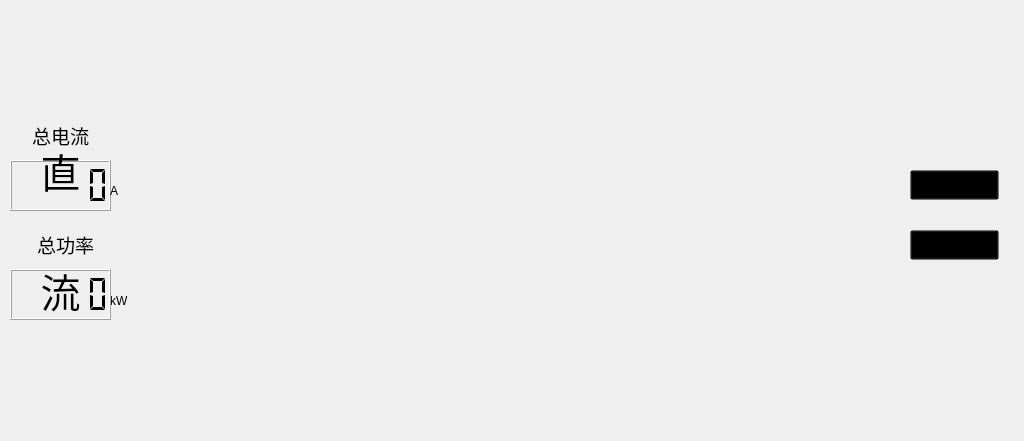
<?xml version="1.0" encoding="UTF-8"?>
<ui version="4.0">
 <class>HomeWid</class>
 <widget class="QWidget" name="HomeWid">
  <property name="geometry">
   <rect>
    <x>0</x>
    <y>0</y>
    <width>1024</width>
    <height>441</height>
   </rect>
  </property>
  <property name="windowTitle">
   <string>Form</string>
  </property>
  <widget class="QWidget" name="widget_1" native="true">
   <property name="geometry">
    <rect>
     <x>230</x>
     <y>54</y>
     <width>96</width>
     <height>96</height>
    </rect>
   </property>
   <property name="styleSheet">
    <string notr="true"/>
   </property>
  </widget>
  <widget class="QWidget" name="widget_2" native="true">
   <property name="geometry">
    <rect>
     <x>230</x>
     <y>300</y>
     <width>96</width>
     <height>96</height>
    </rect>
   </property>
   <property name="styleSheet">
    <string notr="true"/>
   </property>
  </widget>
  <widget class="QWidget" name="widget_3" native="true">
   <property name="geometry">
    <rect>
     <x>510</x>
     <y>54</y>
     <width>96</width>
     <height>96</height>
    </rect>
   </property>
   <property name="styleSheet">
    <string notr="true"/>
   </property>
  </widget>
  <widget class="QWidget" name="widget_4" native="true">
   <property name="geometry">
    <rect>
     <x>510</x>
     <y>300</y>
     <width>96</width>
     <height>96</height>
    </rect>
   </property>
   <property name="styleSheet">
    <string notr="true"/>
   </property>
  </widget>
  <widget class="QWidget" name="widget_5" native="true">
   <property name="geometry">
    <rect>
     <x>690</x>
     <y>0</y>
     <width>96</width>
     <height>96</height>
    </rect>
   </property>
   <property name="styleSheet">
    <string notr="true"/>
   </property>
  </widget>
  <widget class="QWidget" name="widget_6" native="true">
   <property name="geometry">
    <rect>
     <x>830</x>
     <y>60</y>
     <width>96</width>
     <height>96</height>
    </rect>
   </property>
   <property name="styleSheet">
    <string notr="true"/>
   </property>
  </widget>
  <widget class="QWidget" name="widget_7" native="true">
   <property name="geometry">
    <rect>
     <x>670</x>
     <y>54</y>
     <width>96</width>
     <height>96</height>
    </rect>
   </property>
   <property name="styleSheet">
    <string notr="true"/>
   </property>
  </widget>
  <widget class="QWidget" name="widget_8" native="true">
   <property name="geometry">
    <rect>
     <x>670</x>
     <y>300</y>
     <width>96</width>
     <height>96</height>
    </rect>
   </property>
   <property name="styleSheet">
    <string notr="true"/>
   </property>
  </widget>
  <widget class="QWidget" name="widget_9" native="true">
   <property name="geometry">
    <rect>
     <x>820</x>
     <y>180</y>
     <width>96</width>
     <height>96</height>
    </rect>
   </property>
   <property name="styleSheet">
    <string notr="true"/>
   </property>
   <zorder>widget_5</zorder>
  </widget>
  <widget class="QWidget" name="widget_10" native="true">
   <property name="geometry">
    <rect>
     <x>820</x>
     <y>300</y>
     <width>96</width>
     <height>96</height>
    </rect>
   </property>
   <property name="styleSheet">
    <string notr="true"/>
   </property>
  </widget>
  <widget class="QPushButton" name="downBtn">
   <property name="geometry">
    <rect>
     <x>910</x>
     <y>230</y>
     <width>89</width>
     <height>30</height>
    </rect>
   </property>
   <property name="styleSheet">
    <string notr="true">background-color: transparent;</string>
   </property>
   <property name="text">
    <string/>
   </property>
   <property name="icon">
    <iconset resource="../images.qrc">
     <normaloff>:/new/prefix1/image/next.png</normaloff>:/new/prefix1/image/next.png</iconset>
   </property>
   <property name="iconSize">
    <size>
     <width>89</width>
     <height>30</height>
    </size>
   </property>
  </widget>
  <widget class="QPushButton" name="upBtn">
   <property name="geometry">
    <rect>
     <x>910</x>
     <y>170</y>
     <width>89</width>
     <height>30</height>
    </rect>
   </property>
   <property name="styleSheet">
    <string notr="true">background-color: transparent;</string>
   </property>
   <property name="text">
    <string/>
   </property>
   <property name="icon">
    <iconset resource="../images.qrc">
     <normaloff>:/new/prefix1/image/last.png</normaloff>:/new/prefix1/image/last.png</iconset>
   </property>
   <property name="iconSize">
    <size>
     <width>89</width>
     <height>30</height>
    </size>
   </property>
  </widget>
  <widget class="QLabel" name="label">
   <property name="geometry">
    <rect>
     <x>20</x>
     <y>120</y>
     <width>81</width>
     <height>31</height>
    </rect>
   </property>
   <property name="font">
    <font>
     <family>AR PL UKai CN</family>
     <pointsize>14</pointsize>
     <weight>50</weight>
     <bold>false</bold>
     <stylestrategy>PreferAntialias</stylestrategy>
    </font>
   </property>
   <property name="text">
    <string>总电流</string>
   </property>
   <property name="alignment">
    <set>Qt::AlignCenter</set>
   </property>
  </widget>
  <widget class="QLabel" name="label_2">
   <property name="geometry">
    <rect>
     <x>20</x>
     <y>229</y>
     <width>91</width>
     <height>31</height>
    </rect>
   </property>
   <property name="font">
    <font>
     <family>AR PL UKai CN</family>
     <pointsize>14</pointsize>
     <weight>50</weight>
     <bold>false</bold>
    </font>
   </property>
   <property name="text">
    <string>总功率</string>
   </property>
   <property name="alignment">
    <set>Qt::AlignCenter</set>
   </property>
  </widget>
  <widget class="QLCDNumber" name="curLcd">
   <property name="geometry">
    <rect>
     <x>10</x>
     <y>160</y>
     <width>101</width>
     <height>51</height>
    </rect>
   </property>
   <property name="font">
    <font>
     <pointsize>12</pointsize>
     <weight>75</weight>
     <bold>true</bold>
    </font>
   </property>
   <property name="segmentStyle">
    <enum>QLCDNumber::Flat</enum>
   </property>
  </widget>
  <widget class="QLabel" name="label_3">
   <property name="geometry">
    <rect>
     <x>110</x>
     <y>180</y>
     <width>21</width>
     <height>21</height>
    </rect>
   </property>
   <property name="text">
    <string>A</string>
   </property>
  </widget>
  <widget class="QLabel" name="label_4">
   <property name="geometry">
    <rect>
     <x>110</x>
     <y>290</y>
     <width>41</width>
     <height>21</height>
    </rect>
   </property>
   <property name="text">
    <string>kW</string>
   </property>
  </widget>
  <widget class="QLCDNumber" name="powLcd">
   <property name="geometry">
    <rect>
     <x>10</x>
     <y>269</y>
     <width>101</width>
     <height>51</height>
    </rect>
   </property>
   <property name="font">
    <font>
     <weight>75</weight>
     <bold>true</bold>
    </font>
   </property>
   <property name="segmentStyle">
    <enum>QLCDNumber::Flat</enum>
   </property>
  </widget>
  <widget class="QWidget" name="widget" native="true">
   <property name="geometry">
    <rect>
     <x>130</x>
     <y>130</y>
     <width>691</width>
     <height>191</height>
    </rect>
   </property>
   <property name="styleSheet">
    <string notr="true">border-image: url(:/new/prefix1/image/branchs.png);</string>
   </property>
  </widget>
  <widget class="QLabel" name="name1">
   <property name="geometry">
    <rect>
     <x>10</x>
     <y>120</y>
     <width>101</width>
     <height>101</height>
    </rect>
   </property>
   <property name="font">
    <font>
     <family>Ubuntu</family>
     <pointsize>30</pointsize>
     <weight>7</weight>
     <italic>false</italic>
     <bold>false</bold>
    </font>
   </property>
   <property name="styleSheet">
    <string notr="true">font: 57 30pt &quot;Ubuntu&quot;;</string>
   </property>
   <property name="lineWidth">
    <number>1</number>
   </property>
   <property name="text">
    <string>直</string>
   </property>
   <property name="alignment">
    <set>Qt::AlignCenter</set>
   </property>
  </widget>
  <widget class="QLabel" name="name2">
   <property name="geometry">
    <rect>
     <x>10</x>
     <y>240</y>
     <width>101</width>
     <height>101</height>
    </rect>
   </property>
   <property name="font">
    <font>
     <family>Ubuntu</family>
     <pointsize>30</pointsize>
     <weight>7</weight>
     <italic>false</italic>
     <bold>false</bold>
    </font>
   </property>
   <property name="styleSheet">
    <string notr="true">font: 57 30pt &quot;Ubuntu&quot;;</string>
   </property>
   <property name="text">
    <string>流</string>
   </property>
   <property name="alignment">
    <set>Qt::AlignCenter</set>
   </property>
  </widget>
 </widget>
 <resources>
  <include location="../images.qrc"/>
 </resources>
 <connections/>
</ui>
